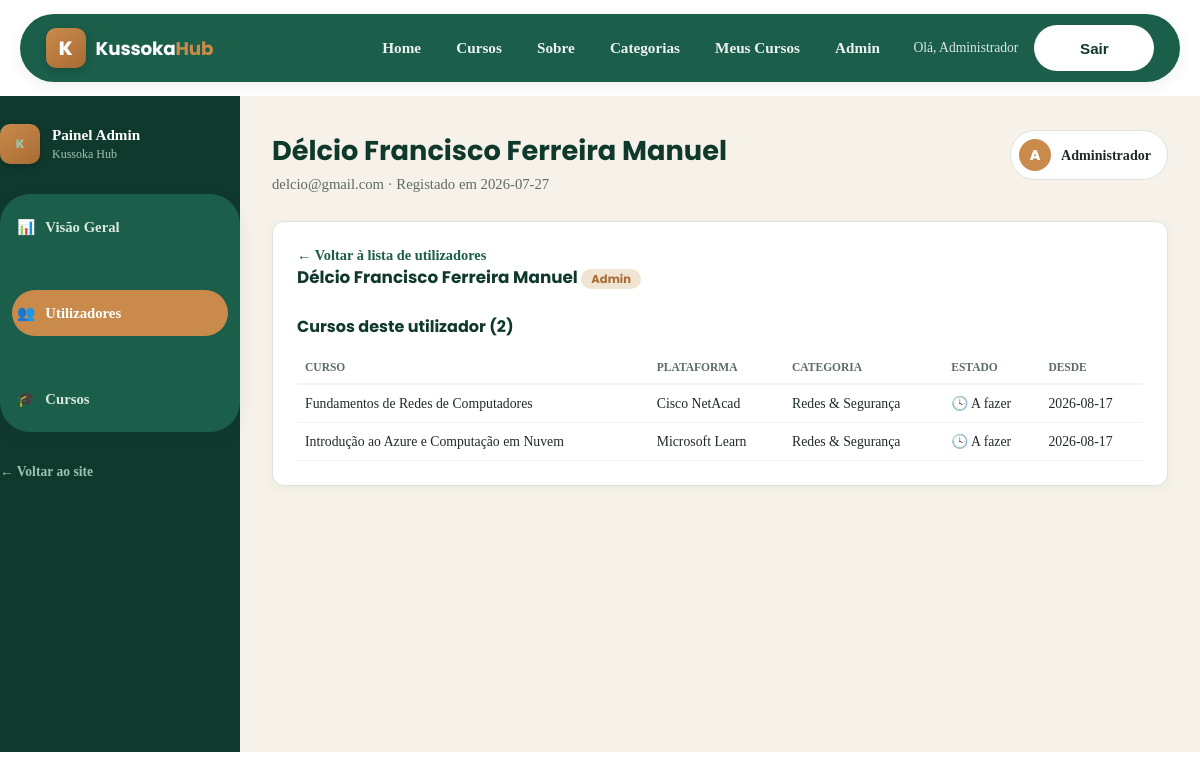
The app's page /admin/usuarios/2 (signed in) with its own data.
### tables this page shows
CREATE TABLE usuarios (
            id INTEGER PRIMARY KEY AUTOINCREMENT,
            nome TEXT NOT NULL,
            email TEXT UNIQUE NOT NULL,
            senha_hash TEXT NOT NULL,
            is_admin INTEGER NOT NULL DEFAULT 0,
            data_criacao TEXT NOT NULL
        , ultimo_login TEXT);

CREATE TABLE matriculas (
            id INTEGER PRIMARY KEY AUTOINCREMENT,
            usuario_id INTEGER NOT NULL,
            curso_id INTEGER NOT NULL,
            status TEXT NOT NULL DEFAULT 'salvo',
            data_criacao TEXT NOT NULL,
            UNIQUE(usuario_id, curso_id),
            FOREIGN KEY (usuario_id) REFERENCES usuarios (id) ON DELETE CASCADE,
            FOREIGN KEY (curso_id) REFERENCES cursos (id) ON DELETE CASCADE
        );

CREATE TABLE cursos (
            id INTEGER PRIMARY KEY AUTOINCREMENT,
            titulo TEXT NOT NULL,
            plataforma TEXT NOT NULL,
            categoria TEXT NOT NULL,
            duracao TEXT,
            nivel TEXT,
            imagem TEXT,
            url TEXT NOT NULL,
            descricao TEXT,
            embed_bloqueado INTEGER NOT NULL DEFAULT 0,
            data_criacao TEXT NOT NULL
        );

### app.py (the view)
@app.route("/admin/usuarios/<int:usuario_id>")
@admin_obrigatorio
def admin_usuario_detalhe(usuario_id):
    db = get_db()
    usuario = db.execute("SELECT * FROM usuarios WHERE id = ?", (usuario_id,)).fetchone()
    if usuario is None:
        abort(404)
    cursos = db.execute(
        """SELECT c.*, m.status, m.data_criacao AS data_matricula
           FROM matriculas m JOIN cursos c ON c.id = m.curso_id
           WHERE m.usuario_id = ? ORDER BY m.data_criacao DESC""",
        (usuario_id,),
    ).fetchall()
    return render_template("admin_usuario_detalhe.html", usuario=usuario, cursos=cursos)

### app.py (called while the page is built)
def get_db():
    if "db" not in g:
        g.db = sqlite3.connect(DB_PATH)
        g.db.row_factory = sqlite3.Row
        g.db.execute("PRAGMA foreign_keys = ON")
    return g.db

@app.before_request
def carregar_usuario_logado():
    g.usuario = None
    uid = session.get("usuario_id")
    if uid:
        db = get_db()
        g.usuario = db.execute("SELECT * FROM usuarios WHERE id = ?", (uid,)).fetchone()
        if g.usuario is not None:
            atualizar_agora = True
            if g.usuario["ultimo_login"]:
                try:
                    ultimo = datetime.fromisoformat(g.usuario["ultimo_login"])
                    atualizar_agora = (datetime.utcnow() - ultimo) > timedelta(minutes=1)
                except ValueError:
                    atualizar_agora = True
            if atualizar_agora:
                db.execute(
                    "UPDATE usuarios SET ultimo_login = ? WHERE id = ?",
                    (datetime.utcnow().isoformat(), uid),
                )
                db.commit()

@app.after_request
def aplicar_cabecalhos_seguranca(resposta):
    resposta.headers.setdefault("X-Content-Type-Options", "nosniff")
    resposta.headers.setdefault("X-Frame-Options", "SAMEORIGIN")
    resposta.headers.setdefault("Referrer-Policy", "strict-origin-when-cross-origin")
    return resposta

def admin_obrigatorio(view):
    @wraps(view)
    def wrapped(*args, **kwargs):
        if g.usuario is None:
            flash("Precisas de iniciar sessão para aceder a essa página.", "aviso")
            return redirect(url_for("login"))
        if not g.usuario["is_admin"]:
            abort(403)
        return view(*args, **kwargs)
    return wrapped

@app.context_processor
def injetar_globais():
    return {
        "usuario_atual": g.get("usuario"),
        "categorias_labels": CATEGORIAS_LABELS,
        "ano_atual": datetime.utcnow().year,
        "endpoint_atual": request.endpoint,
    }

### templates/admin_usuario_detalhe.html (shortened to what this page needs)
{% extends "admin_base.html" %}
{% block admin_titulo %}{{ usuario['nome'] }}{% endblock %}
{% block admin_subtitulo %}{{ usuario['email'] }} · Registado em {{ usuario['data_criacao'][:10] }}{% endblock %}
{% block admin_content %}
<div class="admin-card">
  <p><a href="{{ url_for('admin_usuarios') }}" class="link-voltar">← Voltar à lista de utilizadores</a></p>
  <h3>{{ usuario['nome'] }} {% if usuario['is_admin'] %}<span class="tag-admin">Admin</span>{% endif %}</h3>
  <h4 class="admin-subtitulo-secao">Cursos deste utilizador ({{ cursos|length }})</h4>
  <div class="tabela-responsiva">
  <table class="admin-table">
    <thead><tr><th>Curso</th><th>Plataforma</th><th>Categoria</th><th>Estado</th><th>Desde</th></tr></thead>
    <tbody>
      {% for c in cursos %}
      <tr>
        <td>{{ c['titulo'] }}</td>
        <td>{{ c['plataforma'] }}</td>
        <td>{{ categorias_labels.get(c['categoria'], c['categoria']) }}</td>
        <td>
          {% if c['status'] == 'concluido' %}✅ Concluído
          {% elif c['status'] == 'em_andamento' %}🕓 A fazer
          {% else %}📌 Guardado{% endif %}
        </td>
        <td>{{ c['data_matricula'][:10] }}</td>
      </tr>
      {% else %}
      <tr><td colspan="5">Este utilizador ainda não guardou nenhum curso.</td></tr>
      {% endfor %}
    </tbody>
  </table>
  </div>
</div>
{% endblock %}

### templates/admin_base.html (shortened to what this page needs)
{% extends "base.html" %}
{% block conteudo %}
<div class="admin-shell">
  <aside class="admin-sidebar">
    <div class="admin-sidebar-topo">
      <span class="logo-badge">K</span>
      <div>
        <strong>Painel Admin</strong>
        <span>Kussoka Hub</span>
      </div>
    </div>
    <nav class="admin-nav" aria-label="Navegação do painel">
      <a href="{{ url_for('admin_dashboard') }}" class="{{ 'admin-nav-ativo' if endpoint_atual == 'admin_dashboard' else '' }}">
        <span aria-hidden="true">📊</span> Visão Geral
      </a>
      <a href="{{ url_for('admin_usuarios') }}" class="{{ 'admin-nav-ativo' if endpoint_atual in ['admin_usuarios', 'admin_usuario_detalhe'] else '' }}">
        <span aria-hidden="true">👥</span> Utilizadores
      </a>
      <a href="{{ url_for('admin_cursos') }}" class="{{ 'admin-nav-ativo' if endpoint_atual in ['admin_cursos', 'admin_curso_novo', 'admin_curso_editar'] else '' }}">
        <span aria-hidden="true">🎓</span> Cursos
      </a>
    </nav>
    <div class="admin-sidebar-rodape">
      <a href="{{ url_for('index') }}">← Voltar ao site</a>
    </div>
  </aside>
  <div class="admin-main">
    <header class="admin-topbar">
      <div>
        <h1>{% block admin_titulo %}Painel de Administração{% endblock %}</h1>
        <p>{% block admin_subtitulo %}Informações e gestão da plataforma{% endblock %}</p>
      </div>
      {% if usuario_atual %}
      <div class="admin-topbar-user">
        <span class="admin-avatar">{{ usuario_atual['nome'][0]|upper }}</span>
        <span>{{ usuario_atual['nome'] }}</span>
      </div>
      {% endif %}
    </header>
    {% block admin_content %}{% endblock %}
  </div>
</div>
{% endblock %}

### templates/base.html (shortened to what this page needs)
<!DOCTYPE html>
<html lang="pt-AO">
<head>
    <link rel="stylesheet" href="{{ url_for('static', filename='css/style.css') }}">
</head>
<body class="{% block body_class %}{% endblock %}">
    <header>
        <div class="nav-bar">
            <nav>
                <a href="{{ url_for('index') }}" class="logo" aria-label="Kussoka Hub — página inicial">
                    <span class="logo-badge">K</span>
                    <span class="logo-texto">Kussoka<span>Hub</span></span>
                </a>
                <ul>
                    <li><a href="{{ url_for('index') }}" class="{{ 'link-ativo' if endpoint_atual == 'index' else '' }}">Home</a></li>
                    <li><a href="{{ url_for('cursos_catalogo') }}" class="{{ 'link-ativo' if endpoint_atual == 'cursos_catalogo' else '' }}">Cursos</a></li>
                    <li><a href="{{ url_for('index') }}#sobre">Sobre</a></li>
                    <li class="dropdown">
                        <a href="#" class="dropbtn">Categorias</a>
                    </li>
                    {% if usuario_atual %}
                        <li><a href="{{ url_for('meus_cursos') }}" class="{{ 'link-ativo' if endpoint_atual == 'meus_cursos' else '' }}">Meus Cursos</a></li>
                        {% if usuario_atual['is_admin'] %}
                        <li><a href="{{ url_for('admin_dashboard') }}">Admin</a></li>
                        {% endif %}
                        <li class="user-pill">Olá, {{ usuario_atual['nome'].split(' ')[0] }}</li>
                        <a href="{{ url_for('logout') }}">
                            <button type="button" id="cont">Sair</button>
                        </a>
                    {% else %}
                        <li><a href="{{ url_for('login') }}">Entrar</a></li>
                        <a href="{{ url_for('cadastro') }}">
                            <button type="button" id="cont">Cadastrar</button>
                        </a>
                    {% endif %}
                </ul>
            </nav>
        </div>
    </header>
    <main id="conteudo-principal">
    {% block conteudo %}{% endblock %}
    </main>
</body>
</html>

### records on screen
usuarios: nome "Administrador", nome "A"
usuarios: nome "Délcio Francisco Ferreira Manuel", email "delcio@gmail.com", data_criacao "2026-07-27"
matriculas: titulo "Fundamentos de Redes de Computadores", plataforma "Cisco NetAcad", status "🕓 A fazer", data_criacao "2026-08-17"
cursos: get "Redes & Segurança"
matriculas: titulo "Introdução ao Azure e Computação em Nuvem", plataforma "Microsoft Learn", status "🕓 A fazer", data_criacao "2026-08-17"
cursos: get "Redes & Segurança"

### other values on screen
{{ cursos|length }} "2"
